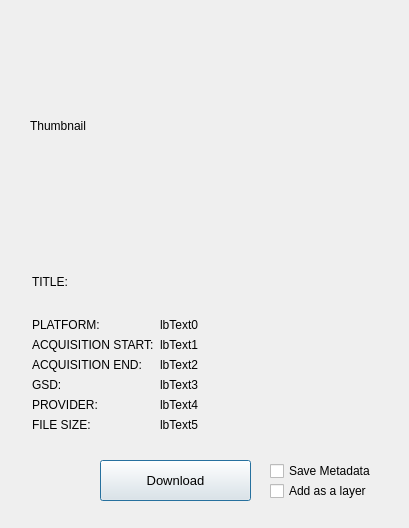
<?xml version="1.0" encoding="UTF-8"?>
<ui version="4.0">
 <class>Dialog</class>
 <widget class="QDialog" name="Dialog">
  <property name="geometry">
   <rect>
    <x>0</x>
    <y>0</y>
    <width>409</width>
    <height>528</height>
   </rect>
  </property>
  <property name="font">
   <font>
    <pointsize>9</pointsize>
   </font>
  </property>
  <property name="windowTitle">
   <string>Image Browser</string>
  </property>
  <widget class="QPushButton" name="pushButtonDownload">
   <property name="geometry">
    <rect>
     <x>100</x>
     <y>460</y>
     <width>151</width>
     <height>41</height>
    </rect>
   </property>
   <property name="font">
    <font>
     <pointsize>10</pointsize>
    </font>
   </property>
   <property name="text">
    <string>Download</string>
   </property>
  </widget>
  <widget class="QCheckBox" name="checkBoxSaveMeta">
   <property name="geometry">
    <rect>
     <x>270</x>
     <y>460</y>
     <width>131</width>
     <height>22</height>
    </rect>
   </property>
   <property name="text">
    <string>Save Metadata</string>
   </property>
  </widget>
  <widget class="QCheckBox" name="checkBoxAddLayer">
   <property name="geometry">
    <rect>
     <x>270</x>
     <y>480</y>
     <width>131</width>
     <height>22</height>
    </rect>
   </property>
   <property name="text">
    <string>Add as a layer</string>
   </property>
  </widget>
  <widget class="QWidget" name="verticalLayoutWidget">
   <property name="geometry">
    <rect>
     <x>30</x>
     <y>250</y>
     <width>351</width>
     <height>191</height>
    </rect>
   </property>
   <layout class="QVBoxLayout" name="verticalLayout">
    <property name="leftMargin">
     <number>2</number>
    </property>
    <property name="topMargin">
     <number>2</number>
    </property>
    <property name="rightMargin">
     <number>2</number>
    </property>
    <property name="bottomMargin">
     <number>2</number>
    </property>
    <item>
     <widget class="QLabel" name="lbTitle">
      <property name="maximumSize">
       <size>
        <width>16777215</width>
        <height>60</height>
       </size>
      </property>
      <property name="text">
       <string>TITLE:</string>
      </property>
     </widget>
    </item>
    <item>
     <layout class="QFormLayout" name="formLayoutMetadata">
      <property name="leftMargin">
       <number>0</number>
      </property>
      <property name="topMargin">
       <number>0</number>
      </property>
      <property name="rightMargin">
       <number>0</number>
      </property>
      <property name="bottomMargin">
       <number>0</number>
      </property>
      <item row="0" column="0">
       <widget class="QLabel" name="lb0">
        <property name="text">
         <string>PLATFORM:</string>
        </property>
       </widget>
      </item>
      <item row="0" column="1">
       <widget class="QLabel" name="lbText0">
        <property name="text">
         <string>lbText0</string>
        </property>
       </widget>
      </item>
      <item row="1" column="0">
       <widget class="QLabel" name="lb1">
        <property name="text">
         <string>ACQUISITION START:</string>
        </property>
       </widget>
      </item>
      <item row="1" column="1">
       <widget class="QLabel" name="lbText1">
        <property name="text">
         <string>lbText1</string>
        </property>
       </widget>
      </item>
      <item row="2" column="0">
       <widget class="QLabel" name="lb2">
        <property name="text">
         <string>ACQUISITION END:</string>
        </property>
       </widget>
      </item>
      <item row="2" column="1">
       <widget class="QLabel" name="lbText2">
        <property name="text">
         <string>lbText2</string>
        </property>
       </widget>
      </item>
      <item row="3" column="0">
       <widget class="QLabel" name="lb3">
        <property name="text">
         <string>GSD:</string>
        </property>
       </widget>
      </item>
      <item row="3" column="1">
       <widget class="QLabel" name="lbText3">
        <property name="text">
         <string>lbText3</string>
        </property>
       </widget>
      </item>
      <item row="4" column="0">
       <widget class="QLabel" name="lb4">
        <property name="text">
         <string>PROVIDER:</string>
        </property>
       </widget>
      </item>
      <item row="4" column="1">
       <widget class="QLabel" name="lbText4">
        <property name="text">
         <string>lbText4</string>
        </property>
        <property name="wordWrap">
         <bool>false</bool>
        </property>
       </widget>
      </item>
      <item row="5" column="0">
       <widget class="QLabel" name="lb5">
        <property name="text">
         <string>FILE SIZE:</string>
        </property>
       </widget>
      </item>
      <item row="5" column="1">
       <widget class="QLabel" name="lbText5">
        <property name="text">
         <string>lbText5</string>
        </property>
       </widget>
      </item>
     </layout>
    </item>
   </layout>
  </widget>
  <widget class="QLabel" name="lbThumbnail">
   <property name="geometry">
    <rect>
     <x>30</x>
     <y>20</y>
     <width>351</width>
     <height>211</height>
    </rect>
   </property>
   <property name="text">
    <string>Thumbnail</string>
   </property>
  </widget>
 </widget>
 <resources/>
 <connections/>
</ui>
